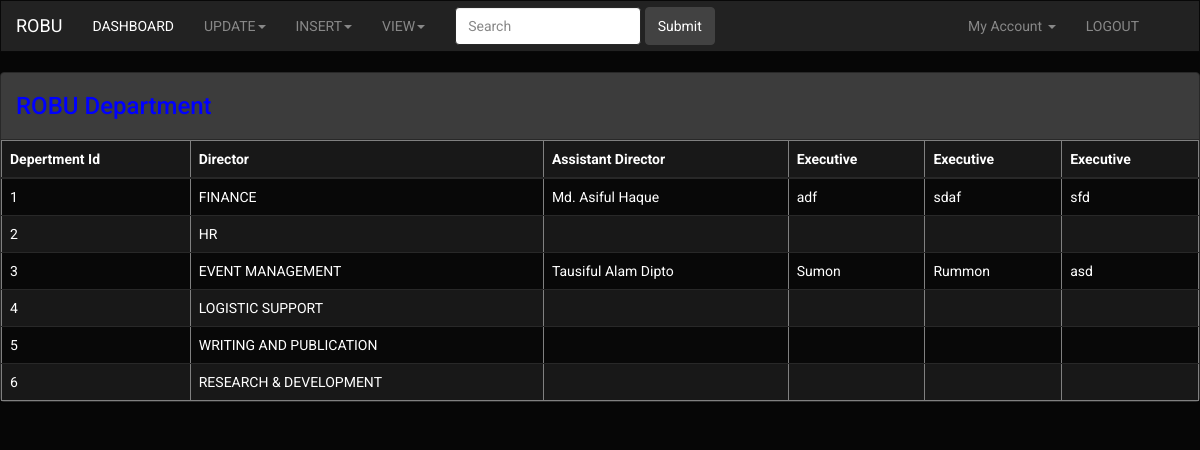
Screenshot of /showing_robu_dept.php with the database file from the repository.
### tables this page shows
CREATE TABLE IF NOT EXISTS `robu_dept` (
  `rdept_id` int(15) NOT NULL,
  `rdept_name` varchar(255) NOT NULL,
  `Director` varchar(255) NOT NULL,
  `Asst. Director` varchar(255) DEFAULT NULL,
  `Executive_1` varchar(255) DEFAULT NULL,
  `Executive_2` varchar(255) DEFAULT NULL,
  `Executive_3` varchar(255) DEFAULT NULL,
  PRIMARY KEY (`rdept_id`),
  KEY `rdept_id` (`rdept_id`)
);

### showing_robu_dept.php (the view, shortened to what this page needs)
<?php require_once('Connections/MySql.php'); ?>
<?php
$maxRows_RobuDepartment = 10;
$pageNum_RobuDepartment = 0;
$startRow_RobuDepartment = $pageNum_RobuDepartment * $maxRows_RobuDepartment;
$query_RobuDepartment = "SELECT * FROM robu_dept";
$query_limit_RobuDepartment = sprintf("%s LIMIT %d, %d", $query_RobuDepartment, $startRow_RobuDepartment, $maxRows_RobuDepartment);
$RobuDepartment = mysql_query($query_limit_RobuDepartment, $MySql) or die(mysql_error());
$row_RobuDepartment = mysql_fetch_assoc($RobuDepartment);
?>
<!DOCTYPE html>
<html lang="en">
  <head>
    <link href="css/bootstrap.css" rel="stylesheet" type="text/css">
    <link href="css/style.css" rel="stylesheet" type="text/css">
  </head>
  <body>
    <nav class="navbar navbar-inverse">
  <div class="container-fluid">
    <div class="navbar-header">
      <a class="navbar-brand" href="#">ROBU</a>
    </div>
    <div class="collapse navbar-collapse" id="bs-example-navbar-collapse-2">
      <ul class="nav navbar-nav">
        <li class="active"><a href="index.php">DASHBOARD<span class="sr-only">(current)</span></a></li>
        <li class="dropdown">
          <a href="#" class="dropdown-toggle" data-toggle="dropdown" role="button" aria-expanded="false">UPDATE<span class="caret"></span></a>
        </li>
      </ul>
       <div class="collapse navbar-collapse" id="bs-example-navbar-collapse-2">
      <ul class="nav navbar-nav">
        <li class="dropdown">
          <a href="#" class="dropdown-toggle" data-toggle="dropdown" role="button" aria-expanded="false">INSERT<span class="caret"></span></a>
        </li>
      </ul>
      <div class="collapse navbar-collapse" id="bs-example-navbar-collapse-2">
      <ul class="nav navbar-nav">
        <li class="dropdown">
          <a href="#" class="dropdown-toggle" data-toggle="dropdown" role="button" aria-expanded="false">VIEW<span class="caret"></span></a>
        </li>
      </ul>
      <form class="navbar-form navbar-left" role="search">
        <div class="form-group">
          <input type="text" class="form-control" placeholder="Search">
        </div>
        <button type="submit" class="btn btn-default">Submit</button>
      </form>
      <ul class="nav navbar-nav navbar-right">
      <li class="dropdown">
      <a href="#" class="dropdown-toggle" data-toggle="dropdown">My Account <b class="caret"></b></a>
      </li>
      <li><a href="logout.php">LOGOUT</a></li>
      </ul>
    </div>
  </div>
</nav>
	 <div class="container-fluid">
  <div class="row">
      <div class="panel panel-default">
        <div class="panel-heading">
          <h4 style="color:#00F" >
          ROBU Department
          </h4>
        </div>
	<table class="table table-striped table-hover, sortable" border="1">
  <thead class="sortable">
    <tr class="sortable">
      <th>Depertment Id</th>
      <th>Director</th>
      <th>Assistant Director </th>
      <th>Executive </th>
      <th>Executive </th>
      <th>Executive </th>
    </tr>
  </thead>
  <tbody>
      <?php do { ?>
        <tr>
          <td><?php echo $row_RobuDepartment['rdept_id']; ?></td>
          <td><?php echo $row_RobuDepartment['rdept_name']; ?></td>
          <td><?php echo $row_RobuDepartment['Director']; ?></td>
          <td><?php echo $row_RobuDepartment['Executive_1']; ?></td>
          <td><?php echo $row_RobuDepartment['Executive_2']; ?></td>
          <td><?php echo $row_RobuDepartment['Executive_3']; ?></td>
        </tr>
        <?php } while ($row_RobuDepartment = mysql_fetch_assoc($RobuDepartment)); ?>
  </tbody>
</table>
</div>
  </div>
</div>
  </body>
</html>

### css/style.css (style rules this page uses)
.navbar { border-radius:0; }

### rows the page displays
robu_dept: rdept_id "1", rdept_name "FINANCE", Director "Md. Asiful Haque", Executive_1 "adf", Executive_2 "sdaf", Executive_3 "sfd"
robu_dept: rdept_id "2", rdept_name "HR"
robu_dept: rdept_id "3", rdept_name "EVENT MANAGEMENT", Director "Tausiful Alam Dipto", Executive_1 "Sumon", Executive_2 "Rummon", Executive_3 "asd"
robu_dept: rdept_id "4", rdept_name "LOGISTIC SUPPORT"
robu_dept: rdept_id "5", rdept_name "WRITING AND PUBLICATION"
robu_dept: rdept_id "6", rdept_name "RESEARCH & DEVELOPMENT"
